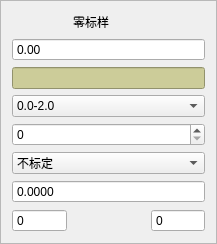
          <widget class="QFrame" name="frame">
           <property name="sizePolicy">
            <sizepolicy hsizetype="Minimum" vsizetype="Minimum">
             <horstretch>0</horstretch>
             <verstretch>0</verstretch>
            </sizepolicy>
           </property>
           <property name="minimumSize">
            <size>
             <width>213</width>
             <height>224</height>
            </size>
           </property>
           <property name="frameShape">
            <enum>QFrame::StyledPanel</enum>
           </property>
           <property name="frameShadow">
            <enum>QFrame::Plain</enum>
           </property>
           <layout class="QGridLayout" name="gridLayout_3">
            <item row="0" column="0">
             <spacer name="horizontalSpacer">
              <property name="orientation">
               <enum>Qt::Horizontal</enum>
              </property>
              <property name="sizeHint" stdset="0">
               <size>
                <width>55</width>
                <height>20</height>
               </size>
              </property>
             </spacer>
            </item>
            <item row="0" column="1">
             <widget class="QLabel" name="lbCali0">
              <property name="sizePolicy">
               <sizepolicy hsizetype="Fixed" vsizetype="Preferred">
                <horstretch>0</horstretch>
                <verstretch>0</verstretch>
               </sizepolicy>
              </property>
              <property name="minimumSize">
               <size>
                <width>72</width>
                <height>0</height>
               </size>
              </property>
              <property name="maximumSize">
               <size>
                <width>55</width>
                <height>16777215</height>
               </size>
              </property>
              <property name="text">
               <string>零标样</string>
              </property>
             </widget>
            </item>
            <item row="0" column="2">
             <spacer name="horizontalSpacer_2">
              <property name="orientation">
               <enum>Qt::Horizontal</enum>
              </property>
              <property name="sizeHint" stdset="0">
               <size>
                <width>54</width>
                <height>20</height>
               </size>
              </property>
             </spacer>
            </item>
            <item row="7" column="0">
             <widget class="QSpinBox" name="sbSample0">
              <property name="buttonSymbols">
               <enum>QAbstractSpinBox::NoButtons</enum>
              </property>
              <property name="maximum">
               <number>20</number>
              </property>
             </widget>
            </item>
            <item row="3" column="0" colspan="3">
             <widget class="QComboBox" name="cbRange0">
              <item>
               <property name="text">
                <string>0.0-2.0</string>
               </property>
              </item>
              <item>
               <property name="text">
                <string>0.0-10.0</string>
               </property>
              </item>
              <item>
               <property name="text">
                <string>自定义量程</string>
               </property>
              </item>
              <item>
               <property name="text">
                <string>新建项目</string>
               </property>
              </item>
             </widget>
            </item>
            <item row="5" column="0" colspan="3">
             <widget class="QComboBox" name="cbSelect0">
              <item>
               <property name="text">
                <string>不标定</string>
               </property>
              </item>
              <item>
               <property name="text">
                <string>待标定</string>
               </property>
              </item>
              <item>
               <property name="text">
                <string>已标定</string>
               </property>
              </item>
             </widget>
            </item>
            <item row="6" column="0" colspan="3">
             <widget class="QDoubleSpinBox" name="backCal0">
              <property name="buttonSymbols">
               <enum>QAbstractSpinBox::NoButtons</enum>
              </property>
              <property name="decimals">
               <number>4</number>
              </property>
              <property name="minimum">
               <double>-99.000000000000000</double>
              </property>
              <property name="maximum">
               <double>9999.000000000000000</double>
              </property>
             </widget>
            </item>
            <item row="7" column="2">
             <widget class="QSpinBox" name="sbWater0">
              <property name="buttonSymbols">
               <enum>QAbstractSpinBox::NoButtons</enum>
              </property>
              <property name="maximum">
               <number>20</number>
              </property>
             </widget>
            </item>
            <item row="2" column="0" colspan="3">
             <widget class="QLineEdit" name="leAbs0">
              <property name="enabled">
               <bool>true</bool>
              </property>
              <property name="sizePolicy">
               <sizepolicy hsizetype="Preferred" vsizetype="Preferred">
                <horstretch>0</horstretch>
                <verstretch>0</verstretch>
               </sizepolicy>
              </property>
              <property name="minimumSize">
               <size>
                <width>103</width>
                <height>0</height>
               </size>
              </property>
              <property name="styleSheet">
               <string notr="true">QLineEdit {
	background-color: rgb(204, 204, 153);
	min-Width: 99px;
}</string>
              </property>
              <property name="readOnly">
               <bool>true</bool>
              </property>
             </widget>
            </item>
            <item row="4" column="0" colspan="3">
             <widget class="QSpinBox" name="num0">
              <property name="minimum">
               <number>0</number>
              </property>
              <property name="maximum">
               <number>5</number>
              </property>
             </widget>
            </item>
            <item row="1" column="0" colspan="3">
             <widget class="QDoubleSpinBox" name="dsbConc0">
              <property name="buttonSymbols">
               <enum>QAbstractSpinBox::NoButtons</enum>
              </property>
              <property name="maximum">
               <double>9999.000000000000000</double>
              </property>
             </widget>
            </item>
           </layout>
          </widget>
